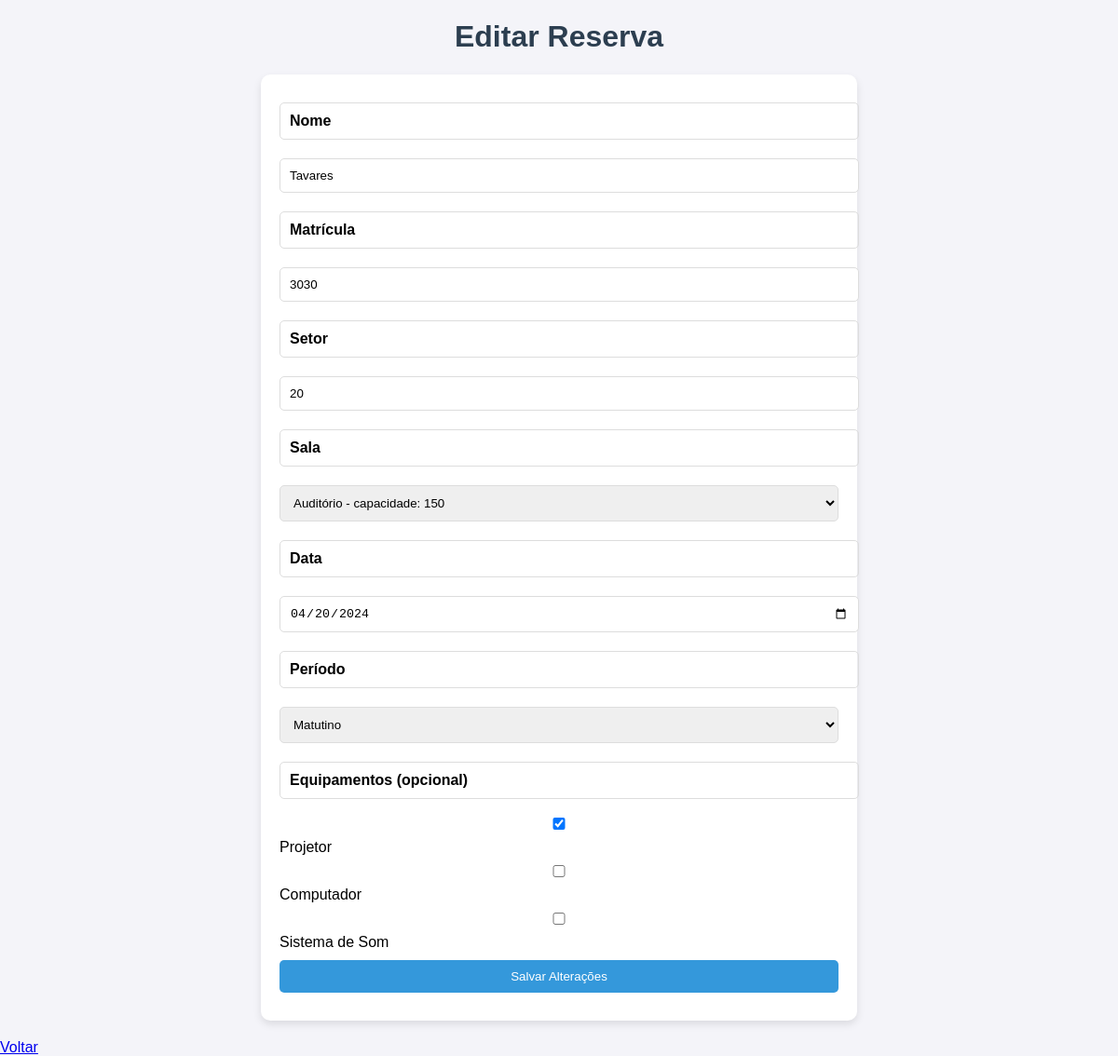
The page /editar/12 on the database its author committed.
### tables this page shows
CREATE TABLE Reservas (
        id INTEGER PRIMARY KEY AUTOINCREMENT,
        nome TEXT NOT NULL,
        matricula TEXT NOT NULL,
        setor TEXT NOT NULL,
        sala_id TEXT NOT NULL,
        data TEXT NOT NULL,
        periodo TEXT NOT NULL,
        equipamentos TEXT
    );

### app.py (the view, shortened to what this page needs)
@app.route('/editar/<int:id>', methods=['GET', 'POST'])
def editar_reserva(id):
    conn = conectar()
    cursor = conn.cursor()
    cursor.execute('SELECT * FROM Reservas WHERE id = ?', (id,))
    reserva = cursor.fetchone()
    conn.close()
    return render_template('editar_reserva.html', reserva=reserva)

### database.py (called while the page is built)
def conectar():
    return sqlite3.connect('salas.db')  # Ajuste o nome do arquivo do banco de dados conforme necessário

### templates/editar_reserva.html (shortened to what this page needs)
<!DOCTYPE html>
<html lang="en">
<head>
</head>
<body>
    <h1>Editar Reserva</h1>
    <form method="POST">
        <label for="nome">Nome</label>
        <input type="text" name="nome" value="{{ reserva[1] }}" required>
        <label for="matricula">Matrícula</label>
        <input type="number" name="matricula" value="{{ reserva[2] }}" required min="0">
        <label for="setor">Setor</label>
        <input type="number" name="setor" value="{{ reserva[3] }}" required min="0">
        <label for="sala_id">Sala</label>
        <select name="sala_id" required>
            <option value="9" {% if reserva[4] == '9' %}selected{% endif %}>Auditório - capacidade: 150</option>
        </select>
        <label for="data">Data</label>
        <input type="date" name="data" value="{{ reserva[5] }}" required max="9999-12-31">
        <label for="periodo">Período</label>
        <select name="periodo" required>
            <option value="matutino" {% if reserva[6] == 'matutino' %}selected{% endif %}>Matutino</option>
        </select>
        <label for="equipamentos">Equipamentos (opcional)</label>
        <input type="checkbox" name="equipamentos" value="Projetor" {% if 'Projetor' in reserva[7] %}checked{% endif %}> Projetor
        <input type="checkbox" name="equipamentos" value="Computador" {% if 'Computador' in reserva[7] %}checked{% endif %}> Computador
        <input type="checkbox" name="equipamentos" value="Sistema de Som" {% if 'Sistema de Som' in reserva[7] %}checked{% endif %}> Sistema de Som
        <button type="submit">Salvar Alterações</button>
    </form>
    <a href="/">Voltar</a>
</body>
</html>

### templates/editar_reserva.html (style rules this page uses)
body { font-family: Arial, sans-serif; background-color: #f4f4f9; margin: 0; padding: 0; }
h1 { text-align: center; color: #2c3e50; }
form { background-color: #ffffff; padding: 20px; margin: 20px auto; border-radius: 10px; max-width: 600px; box-shadow: 0 4px 8px rgba(0, 0, 0, 0.1); }
form input, form select, form button, form label { width: 100%; padding: 10px; margin: 10px 0; border: 1px solid #ddd; border-radius: 5px; }
form label { font-weight: bold; display: block; margin-top: 10px; }
form button { background-color: #3498db; color: white; border: none; cursor: pointer; }

### rows shown on the page
Reservas: nome "Tavares", matricula "3030", setor "20", sala_id "Auditório - capacidade: 150", data "04/20/2024", periodo "Matutino", equipamentos "☑"
